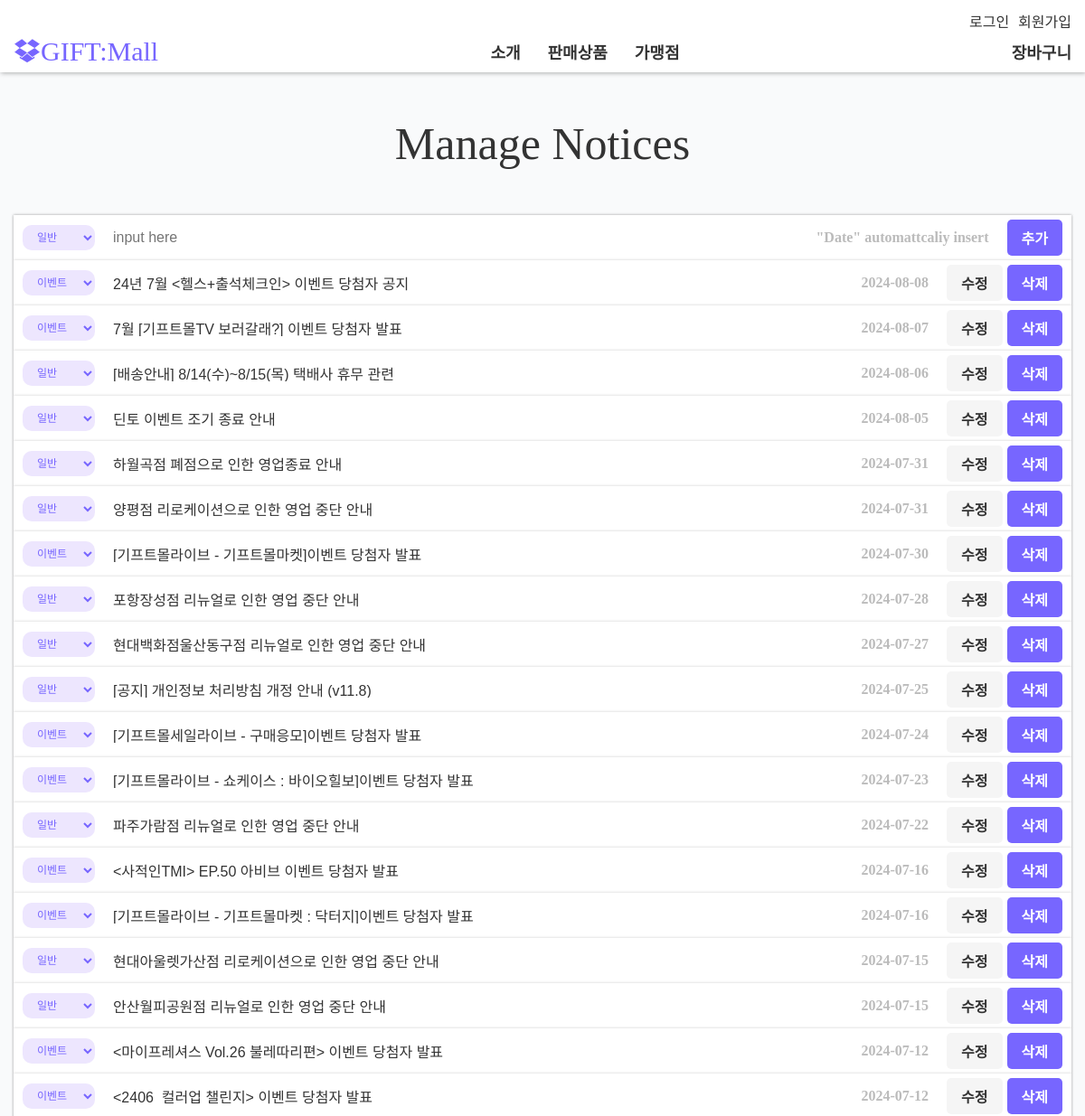
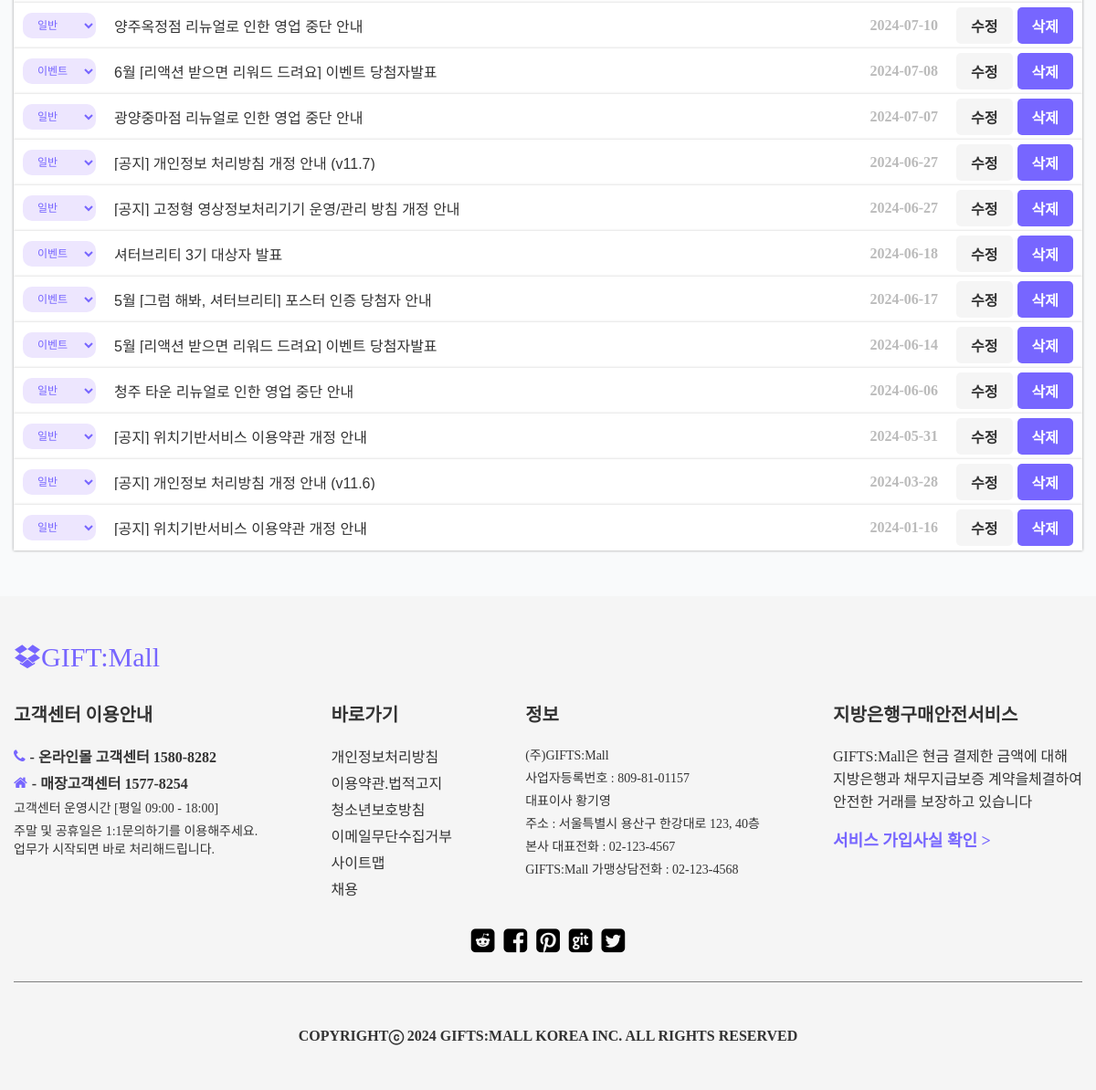
/manageNotice.php, run on the app's committed database (2 pictures, top to bottom).
### tables this page shows
CREATE TABLE Notice (
    idx INT PRIMARY KEY AUTO_INCREMENT,
    type TEXT,
    text TEXT,
    date DATE DEFAULT CURRENT_DATE
);

### lib.php (called while the page is built, shortened)
<?php
class DB {
    static function getDB() {
        return new PDO("mysql:host=localhost;dbname=demo;chartset=utf8mb4", "root", "", [19=>5, 3=>2]);
    }
    static function fetchAll($q, $p = []) {
        $s = self::getDB()->prepare($q);
        $s->execute($p);
        return $s->fetchAll();
    }
}

### manageNotice.php (the view, shortened to what this page needs)
<!DOCTYPE html>
<html lang="en">
<head>
    <link rel="stylesheet" href="./style.css">
    <link rel="stylesheet" href="./fontawesome/css/font-awesome.min.css">
</head>
<body>
    <?php require_once "./header.php" ?>
    <main>
        <section class=""><div class="inner df fc g50" style="margin-top: 80px;">
            <h1 class="t df jc">Manage Notices</h1>
            <div class="df fc g10">
                <div class="bw1 bx2">
                    <form action="noticeCtrl.php" class="df bx2 cp bw1 jsb ac" style="height: 50px; padding: 10px;">
                        <div class="df ac g20">
                            <select class="btn1 b10 f12 bs cm df jc" style="width: 80px;" name="type">
                                <option selected value="일반">일반</option>
                            </select>
                            <input type="text" class="f16" style="width: 500px;" name="text" placeholder="input here">
                        </div>
                        <div class="df g20 ac">
                            <p class="cg b">"Date" automattcaliy insert</p>
                            <div class="df g5">
                                <button class="btn1 bm cw1 hd f16 b5 b">추가</button>
                            </div>
                        </div>
                    </form>
                    <ul class="df fc">
                        <?php $d = DB::fetchAll("SELECT * FROM Notice ORDER BY date DESC")?>
                        <?php foreach($d as $key => $value):?>
                        <form action="noticeCtrl.php" class="df bx2 cp bw1 jsb ac" style="height: 50px; padding: 10px;">
                            <div class="df ac g20">
                                <select class="btn1 b10 f12 bs cm df jc" style="width: 80px;" name="type">
                                    <option <?=$value->type == "일반" ? 'selected' : ''?> value="일반">일반</option>
                                    <option <?=$value->type == "이벤트" ? 'selected' : ''?> value="이벤트">이벤트</option>
                                </select>
                                <input type="text" class="f16" style="width: 500px;" name="text" value="<?=$value->text?>">
                            </div>
                            <div class="df g20 ac">
                                <p class="cg b"><?=$value->date?></p>
                                <div class="df g5">
                                    <button class="btn1 hd f16 b5 cb bw3 b">수정</button>
                                    <a class="btn1 hd f16 bm cw1 b5 b" href="./noticeCtrl.php?action=delete&idx=<?=$value->idx?>">삭제</a>
                                </div>
                            </div>
                        </form>
                        <?php endforeach; ?>
                    </ul>
                </div>
            </div>
        </div></section>
    </main>
    <footer class="bw3" style="padding: 50px 0;"><div class="inner df fc g30">
            <a href="#" class="cm b t f30" style="font-weight: 400;"><i class="fa fa-dropbox"></i>GIFT:Mall</a>
            <div class="df fc g30">
                <ul class="df jsb fw">
                    <li class="df fc g20">
                        <p class="b f20">고객센터 이용안내</p>
                        <div class="df fc g5">
                            <div class="df ac g5"><i class="fa fa-phone cm"></i><p class="b">- 온라인몰 고객센터 1580-8282</p></div>
                            <div class="df ac g5"><i class="fa fa-home cm"></i><p class="b">- 매장고객센터 1577-8254</p></div>
                            <p class="f14">고객센터 운영시간 [평일 09:00 - 18:00]</p>
                            <p class="f14">주말 및 공휴일은 1:1문의하기를 이용해주세요.<br>업무가 시작되면 바로 처리해드립니다.</p>
                        </div>
                    </li>
                    <li class="df fc g20">
                        <p class="b f20">바로가기</p>
                        <div class="df fc g5">
                            <a class="f16">개인정보처리방침</a>
                            <a class="f16">이용약관.법적고지</a>
                            <a class="f16">청소년보호방침</a>
                            <a class="f16">이메일무단수집거부</a>
                            <a class="f16">사이트맵</a>
                            <a class="f16">채용</a>
                        </div>
                    </li>
                    <li class="df fc g20">
                        <p class="b f20">정보</p>
                        <div class="df fc g5">
                            <p class="f14">(주)GIFTS:Mall</p>
                            <p class="f14">사업자등록번호 : 809-81-01157</p>
                            <p class="f14">대표이사 황기영</p>
                            <p class="f14">주소 : 서울특별시 용산구 한강대로 123, 40층 </p>
                            <p class="f14">본사 대표전화 : 02-123-4567</p>
                            <p class="f14">GIFTS:Mall 가맹상담전화 : 02-123-4568</p>
                        </div>
                    </li>
                    <li class="df fc g20">
                        <p class="b f20">지방은행구매안전서비스</p>
                        <div class="df fc g15">
                            <p style="line-height: 25px;">GIFTS:Mall은 현금 결제한 금액에 대해<br>지방은행과 채무지급보증 계약을체결하여<br>안전한 거래를 보장하고 있습니다</p>
                            <a href="#" class="cm b f18">서비스 가입사실 확인 ></a>
                        </div>
                    </li>
                </ul>
                <div class="sns df jc g10">
                    <i class="cp fa fa-reddit-square" style="font-size: 30px; color: orange;"></i>
                    <i class="cp fa fa-facebook-square" style="font-size: 30px; color: blue;"></i>
                    <i class="cp fa fa-pinterest-square" style="font-size: 30px; color: red;"></i>
                    <i class="cp fa fa-git-square" style="font-size: 30px; color: orange;"></i>
                    <i class="cp fa fa-twitter-square" style="font-size: 30px; color: skyblue;"></i>
                </div>
                <div class="df jc b" style="border-top: 1px solid gray; padding-top: 50px;">COPYRIGHTⓒ 2024 GIFTS:MALL KOREA INC. ALL RIGHTS RESERVED</div>
            </div>
    </div></footer>
</body>
</html>

### header.php (shortened to what this page needs)
<?php
require_once "./lib.php";
$member = $_SESSION['member'] ?? null;
?>
 <header class="bx1 pf tl w bw1 z1"><div class="inner df fc jc" style="height: 80px;">
    <?php if(!isset($member)): ?>
        <div class="df je g10" style="padding: 5px 0px;"><a href="?type=login">로그인</a><a href="?type=sign-up">회원가입</a></div>
    <?php else: ?>
        <div class="df je g10" style="padding: 5px 0px;"><a><?=$member->name?></a><a href="./memberCtrl.php?action=logout">로그아웃</a></div>
    <?php endif;?>
        <div class="df jsb ac">
            <a href="./index.php" class="cm b t f30" style="font-weight: 400;"><i class="fa fa-dropbox"></i>GIFT:Mall</a>
            <div class="menu df g30 b f18">
            <a href="./intro.php">소개</a>
                <div class="pr">
                    <a href="./allProduct.php">판매상품</a>
                </div>
                <a href="#">가맹점</a>
            </div>
            <div class="menu df g30 b f18">
                <a href="./cart.php">장바구니</a>
            </div>
        </div>
    </div></header>

### style.css (style rules this page uses)
* { margin: 0; padding: 0; text-decoration: none; border: none; color: inherit; box-sizing: border-box; list-style: none; outline: none; }
:root { color: #333; }
main { min-height: calc(100vh - 80px); }
section { padding: 50px 0; }
button, label, a, select { cursor: pointer; }
.inner { max-width: 1400px; padding: 0 15px; margin: 0 auto; }
.t { font-size: 50px; font-family: 'impact'; font-weight: 400; }
.w { width: 100%; }
.df { display: flex; }
.jc { justify-content: center; }
.je { justify-content: end; }
.jsb { justify-content: space-between; }
.fc { flex-direction: column; }
.ac { align-items: center; }
.cm { color: #76f; }
.cw1 { color: #fff }
.cb { color: #333; }
.cg { color: #bbb; }
.bm { background-color: #76f }
.bs { background-color: #ede6fe }
.bw1 { background-color: #fff }
.bw3 { background-color: #f5f5f5 }
html { background-color: #f9fafb; }
.g5 { gap: 5px; }
.g10 { gap: 10px; }
.g15 { gap: 15px; }
.g20 { gap: 20px; }
.g30 { gap: 30px; }
.g50 { gap: 50px; }
.fw { flex-wrap: wrap; }
.b { font-weight: bold; }
.z1 { z-index: 1; }
.pr { position: relative; }
.pf { position: fixed; }
.tl { top: 0; left: 0; }
.btn1 { padding: .5em 1em; }
.cp { cursor: pointer; }
.f12 { font-size: 12px; }
.f14 { font-size: 14px; }
.f16 { font-size: 16px; }
.f18 { font-size: 18px; }
.f20 { font-size: 20px; }
.f30 { font-size: 30px; }
.b5 { border-radius: 5px; }
.b10 { border-radius: 10px; }
.bx1 { box-shadow: 1px 1px 5px rgba(0, 0, 0, .3); }
.bx2 { box-shadow: 0px 0px 3px rgba(0, 0, 0, .2); }
.sns i { filter: brightness(.0); }

### data on the page
notice: type "이벤트", text "24년 7월 <헬스+출석체크인> 이벤트 당첨자 공지", date "2024-08-08"
notice: type "이벤트", text "7월 [기프트몰TV 보러갈래?] 이벤트 당첨자 발표", date "2024-08-07"
notice: type "일반", text "[배송안내] 8/14(수)~8/15(목) 택배사 휴무 관련", date "2024-08-06"
notice: type "일반", text "딘토 이벤트 조기 종료 안내", date "2024-08-05"
notice: type "일반", text "하월곡점 폐점으로 인한 영업종료 안내", date "2024-07-31"
notice: type "일반", text "양평점 리로케이션으로 인한 영업 중단 안내", date "2024-07-31"
notice: type "이벤트", text "[기프트몰라이브 - 기프트몰마켓]이벤트 당첨자 발표", date "2024-07-30"
notice: type "일반", text "포항장성점 리뉴얼로 인한 영업 중단 안내", date "2024-07-28"
notice: type "일반", text "현대백화점울산동구점 리뉴얼로 인한 영업 중단 안내", date "2024-07-27"
notice: type "일반", text "[공지] 개인정보 처리방침 개정 안내 (v11.8)", date "2024-07-25"
notice: type "이벤트", text "[기프트몰세일라이브 - 구매응모]이벤트 당첨자 발표", date "2024-07-24"
notice: type "이벤트", text "[기프트몰라이브 - 쇼케이스 : 바이오힐보]이벤트 당첨자 발표", date "2024-07-23"
notice: type "일반", text "파주가람점 리뉴얼로 인한 영업 중단 안내", date "2024-07-22"
notice: type "이벤트", text "<사적인TMI> EP.50 아비브 이벤트 당첨자 발표", date "2024-07-16"
notice: type "이벤트", text "[기프트몰라이브 - 기프트몰마켓 : 닥터지]이벤트 당첨자 발표", date "2024-07-16"
notice: type "일반", text "현대아울렛가산점 리로케이션으로 인한 영업 중단 안내", date "2024-07-15"
notice: type "일반", text "안산월피공원점 리뉴얼로 인한 영업 중단 안내", date "2024-07-15"
notice: type "이벤트", text "<마이프레셔스 Vol.26 불레따리편> 이벤트 당첨자 발표", date "2024-07-12"
notice: type "이벤트", text "<2406_컬러업 챌린지> 이벤트 당첨자 발표", date "2024-07-12"
notice: type "일반", text "양주옥정점 리뉴얼로 인한 영업 중단 안내", date "2024-07-10"
notice: type "이벤트", text "6월 [리액션 받으면 리워드 드려요] 이벤트 당첨자발표", date "2024-07-08"
notice: type "일반", text "광양중마점 리뉴얼로 인한 영업 중단 안내", date "2024-07-07"
notice: type "일반", text "[공지] 개인정보 처리방침 개정 안내 (v11.7)", date "2024-06-27"
notice: type "일반", text "[공지] 고정형 영상정보처리기기 운영/관리 방침 개정 안내", date "2024-06-27"
notice: type "이벤트", text "셔터브리티 3기 대상자 발표", date "2024-06-18"
notice: type "이벤트", text "5월 [그럼 해봐, 셔터브리티] 포스터 인증 당첨자 안내", date "2024-06-17"
notice: type "이벤트", text "5월 [리액션 받으면 리워드 드려요] 이벤트 당첨자발표", date "2024-06-14"
notice: type "일반", text "청주 타운 리뉴얼로 인한 영업 중단 안내", date "2024-06-06"
notice: type "일반", text "[공지] 위치기반서비스 이용약관 개정 안내", date "2024-05-31"
notice: type "일반", text "[공지] 개인정보 처리방침 개정 안내 (v11.6)", date "2024-03-28"
notice: type "일반", text "[공지] 위치기반서비스 이용약관 개정 안내", date "2024-01-16"
